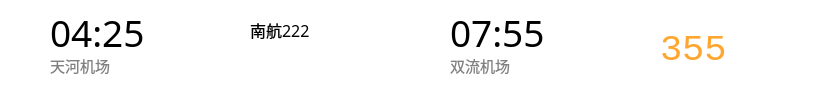
<?xml version="1.0" encoding="UTF-8"?>
<ui version="4.0">
 <class>Form</class>
 <widget class="QWidget" name="Form">
  <property name="geometry">
   <rect>
    <x>0</x>
    <y>0</y>
    <width>820</width>
    <height>100</height>
   </rect>
  </property>
  <property name="windowTitle">
   <string>Form</string>
  </property>
  <property name="styleSheet">
   <string notr="true">background:transparent;</string>
  </property>
  <widget class="QLabel" name="fromCityLabel">
   <property name="geometry">
    <rect>
     <x>50</x>
     <y>55</y>
     <width>100</width>
     <height>20</height>
    </rect>
   </property>
   <property name="font">
    <font>
     <family>等线 Light</family>
     <pointsize>11</pointsize>
    </font>
   </property>
   <property name="styleSheet">
    <string notr="true">color:#808080</string>
   </property>
   <property name="text">
    <string>天河机场</string>
   </property>
  </widget>
  <widget class="QLabel" name="toCityLabel">
   <property name="geometry">
    <rect>
     <x>450</x>
     <y>55</y>
     <width>100</width>
     <height>20</height>
    </rect>
   </property>
   <property name="font">
    <font>
     <family>等线 Light</family>
     <pointsize>11</pointsize>
    </font>
   </property>
   <property name="styleSheet">
    <string notr="true">color:#808080</string>
   </property>
   <property name="text">
    <string>双流机场</string>
   </property>
  </widget>
  <widget class="QLabel" name="fromTimeLabel">
   <property name="geometry">
    <rect>
     <x>50</x>
     <y>15</y>
     <width>100</width>
     <height>35</height>
    </rect>
   </property>
   <property name="font">
    <font>
     <family>Adobe Arabic</family>
     <pointsize>28</pointsize>
    </font>
   </property>
   <property name="text">
    <string>04:25</string>
   </property>
  </widget>
  <widget class="QLabel" name="toTimeLabel">
   <property name="geometry">
    <rect>
     <x>450</x>
     <y>15</y>
     <width>100</width>
     <height>35</height>
    </rect>
   </property>
   <property name="font">
    <font>
     <family>Adobe Arabic</family>
     <pointsize>28</pointsize>
    </font>
   </property>
   <property name="text">
    <string>07:55</string>
   </property>
  </widget>
  <widget class="QLabel" name="priceLabel">
   <property name="geometry">
    <rect>
     <x>660</x>
     <y>25</y>
     <width>100</width>
     <height>50</height>
    </rect>
   </property>
   <property name="font">
    <font>
     <family>Consolas</family>
     <pointsize>28</pointsize>
    </font>
   </property>
   <property name="styleSheet">
    <string notr="true">color:#ffa631</string>
   </property>
   <property name="text">
    <string>355</string>
   </property>
  </widget>
  <widget class="QLabel" name="idLabel">
   <property name="geometry">
    <rect>
     <x>250</x>
     <y>10</y>
     <width>100</width>
     <height>40</height>
    </rect>
   </property>
   <property name="font">
    <font>
     <family>黑体</family>
     <pointsize>12</pointsize>
    </font>
   </property>
   <property name="text">
    <string>南航222</string>
   </property>
  </widget>
 </widget>
 <resources/>
 <connections/>
</ui>
